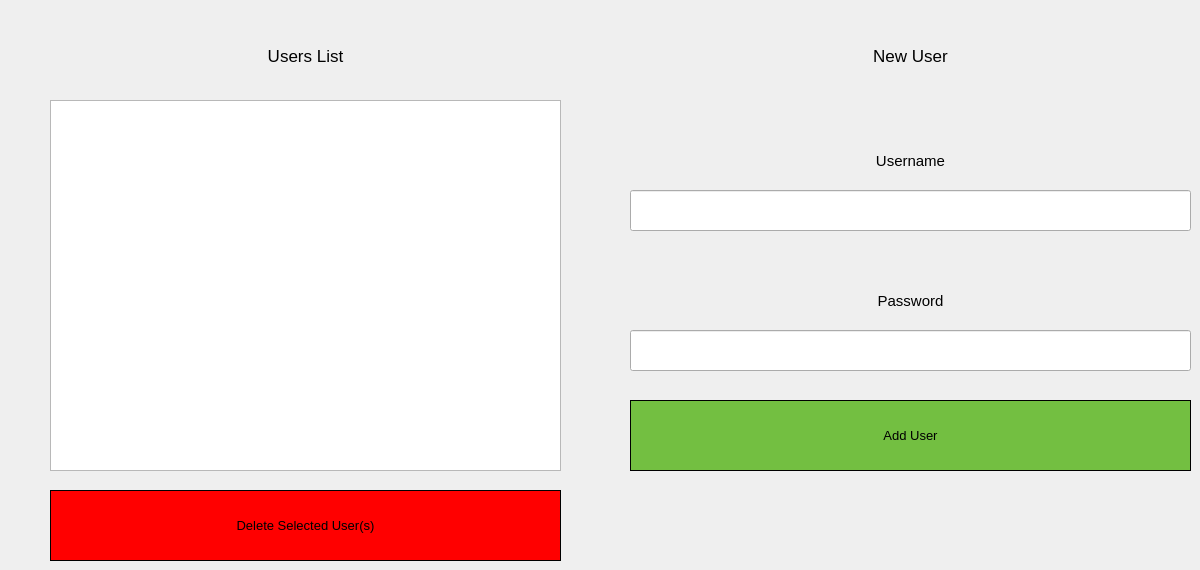
      <widget class="QWidget" name="tab_3">
       <attribute name="title">
        <string>Users</string>
       </attribute>
       <widget class="QListWidget" name="Users_List">
        <property name="geometry">
         <rect>
          <x>50</x>
          <y>100</y>
          <width>511</width>
          <height>371</height>
         </rect>
        </property>
        <property name="alternatingRowColors">
         <bool>true</bool>
        </property>
        <property name="selectionMode">
         <enum>QAbstractItemView::MultiSelection</enum>
        </property>
       </widget>
       <widget class="QLabel" name="label_7">
        <property name="geometry">
         <rect>
          <x>50</x>
          <y>30</y>
          <width>511</width>
          <height>51</height>
         </rect>
        </property>
        <property name="font">
         <font>
          <family>Segoe UI</family>
          <pointsize>13</pointsize>
         </font>
        </property>
        <property name="text">
         <string>Users List</string>
        </property>
        <property name="alignment">
         <set>Qt::AlignCenter</set>
        </property>
       </widget>
       <widget class="QPushButton" name="DeleteUsers_Button">
        <property name="geometry">
         <rect>
          <x>50</x>
          <y>490</y>
          <width>511</width>
          <height>71</height>
         </rect>
        </property>
        <property name="font">
         <font>
          <family>Segoe UI</family>
          <pointsize>10</pointsize>
         </font>
        </property>
        <property name="cursor">
         <cursorShape>PointingHandCursor</cursorShape>
        </property>
        <property name="styleSheet">
         <string notr="true">background-color: red;
border: 1px solid black;</string>
        </property>
        <property name="text">
         <string>Delete Selected User(s)</string>
        </property>
       </widget>
       <widget class="QLabel" name="label_8">
        <property name="geometry">
         <rect>
          <x>630</x>
          <y>30</y>
          <width>561</width>
          <height>51</height>
         </rect>
        </property>
        <property name="font">
         <font>
          <family>Segoe UI</family>
          <pointsize>13</pointsize>
         </font>
        </property>
        <property name="text">
         <string>New User</string>
        </property>
        <property name="alignment">
         <set>Qt::AlignCenter</set>
        </property>
       </widget>
       <widget class="QLabel" name="label_9">
        <property name="geometry">
         <rect>
          <x>630</x>
          <y>140</y>
          <width>561</width>
          <height>41</height>
         </rect>
        </property>
        <property name="font">
         <font>
          <family>Segoe UI</family>
          <pointsize>11</pointsize>
         </font>
        </property>
        <property name="text">
         <string>Username</string>
        </property>
        <property name="alignment">
         <set>Qt::AlignCenter</set>
        </property>
       </widget>
       <widget class="QLabel" name="label_10">
        <property name="geometry">
         <rect>
          <x>630</x>
          <y>280</y>
          <width>561</width>
          <height>41</height>
         </rect>
        </property>
        <property name="font">
         <font>
          <family>Segoe UI</family>
          <pointsize>11</pointsize>
         </font>
        </property>
        <property name="text">
         <string>Password</string>
        </property>
        <property name="alignment">
         <set>Qt::AlignCenter</set>
        </property>
       </widget>
       <widget class="QLineEdit" name="NewUserUsername_LineEdit">
        <property name="geometry">
         <rect>
          <x>630</x>
          <y>190</y>
          <width>561</width>
          <height>41</height>
         </rect>
        </property>
        <property name="font">
         <font>
          <family>Segoe UI</family>
          <pointsize>10</pointsize>
          <weight>75</weight>
          <bold>true</bold>
         </font>
        </property>
        <property name="alignment">
         <set>Qt::AlignCenter</set>
        </property>
       </widget>
       <widget class="QLineEdit" name="NewUserPassword_LineEdit">
        <property name="geometry">
         <rect>
          <x>630</x>
          <y>330</y>
          <width>561</width>
          <height>41</height>
         </rect>
        </property>
        <property name="font">
         <font>
          <family>Segoe UI</family>
          <pointsize>10</pointsize>
          <weight>75</weight>
          <bold>true</bold>
         </font>
        </property>
        <property name="inputMethodHints">
         <set>Qt::ImhHiddenText|Qt::ImhNoAutoUppercase|Qt::ImhNoPredictiveText|Qt::ImhSensitiveData</set>
        </property>
        <property name="echoMode">
         <enum>QLineEdit::Password</enum>
        </property>
        <property name="alignment">
         <set>Qt::AlignCenter</set>
        </property>
       </widget>
       <widget class="QPushButton" name="AddUser_Button">
        <property name="geometry">
         <rect>
          <x>630</x>
          <y>400</y>
          <width>561</width>
          <height>71</height>
         </rect>
        </property>
        <property name="font">
         <font>
          <family>Segoe UI</family>
          <pointsize>10</pointsize>
         </font>
        </property>
        <property name="cursor">
         <cursorShape>PointingHandCursor</cursorShape>
        </property>
        <property name="styleSheet">
         <string notr="true">background-color: #73BF41;
border: 1px solid black;</string>
        </property>
        <property name="text">
         <string>Add User</string>
        </property>
       </widget>
      </widget>
